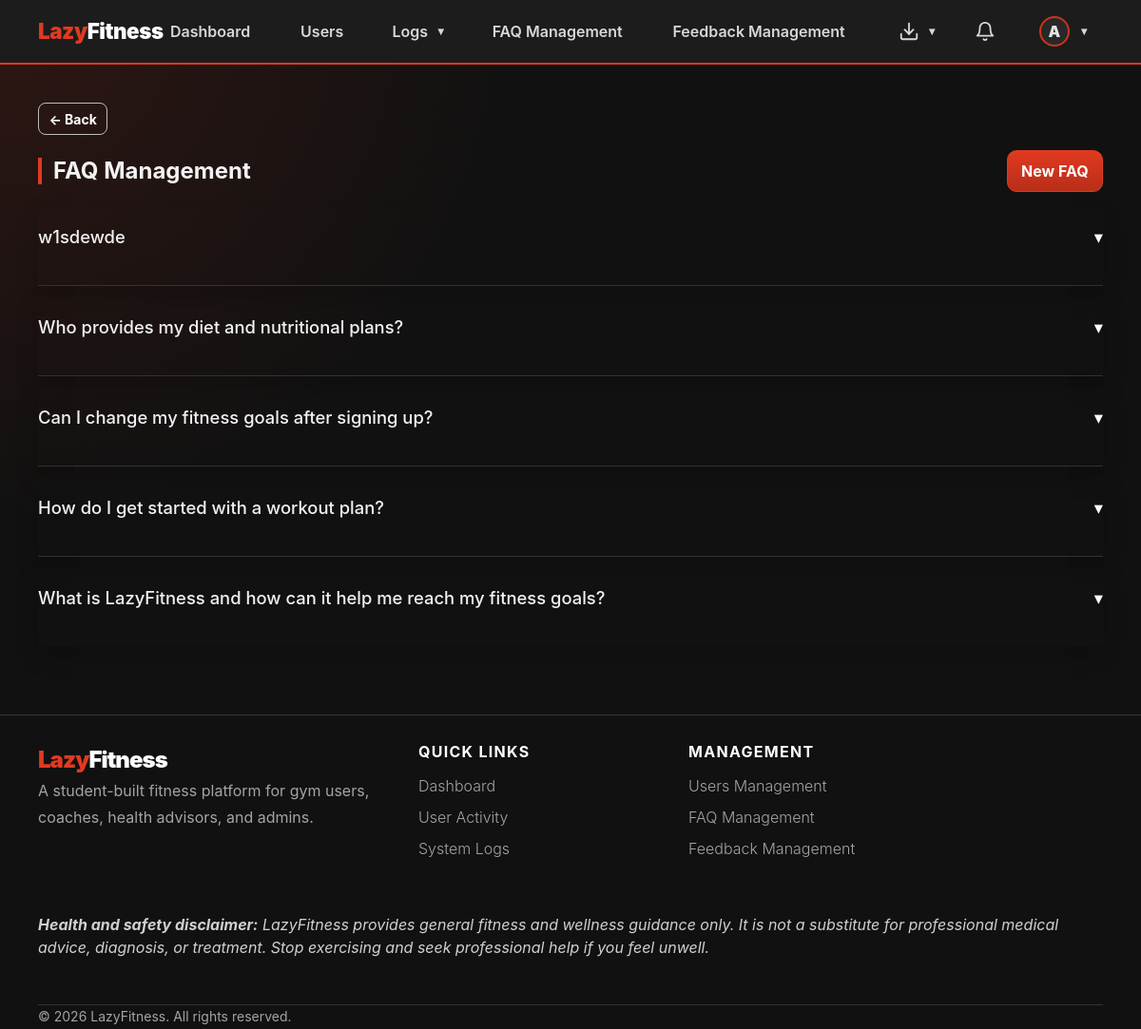
The page /admin-panel/faq/ (signed in) on the database its author committed.
### apps/accounts/models.py (models this page shows, shortened)
class User(AbstractBaseUser, PermissionsMixin):
    ROLE_CHOICES = [
        ('gym_user',       'Gym User'),
        ('fitness_coach',  'Fitness Coach'),
        ('health_advisor', 'Health Advisor'),
        ('admin',          'Admin'),
    ]
    username_validator = RegexValidator(
        regex=r'^[\w.@+-]+$',
        message='Username may contain letters, numbers, and @/./+/-/_ characters only.',
    )
    username    = models.CharField(max_length=150, unique=True, validators=[username_validator])
    email       = models.EmailField(unique=True)
    profile_picture = models.ImageField(
        upload_to='profile_pictures/',
        blank=True,
        null=True,
        help_text='Optional profile picture used across LazyFitness.',
    )
    role        = models.CharField(max_length=20, choices=ROLE_CHOICES)
    is_active   = models.BooleanField(default=True)   # userStatus
    is_staff    = models.BooleanField(default=False)
    date_joined = models.DateTimeField(auto_now_add=True)
    USERNAME_FIELD  = 'username'
    REQUIRED_FIELDS = ['email', 'role']
    objects = UserManager()
    @property
    def display_name(self):
        profile_fields = [
            ('gymuser', 'user_name'),
            ('coach', 'coach_name'),
            ('healthadvisor', 'advisor_name'),
            ('adminprofile', 'admin_name'),
        ]
        for relation, field in profile_fields:
            try:
                profile = getattr(self, relation)
            except Exception:
                profile = None
            value = getattr(profile, field, '') if profile else ''
            if value:
                return value
        return self.username or self.email
    @property
    def avatar_initial(self):
        name = self.display_name or self.username or self.email or '?'
        return name.strip()[:1].upper()
    @property
    def is_gym_user(self):
        return self.role == 'gym_user'
    @property
    def is_coach(self):
        return self.role == 'fitness_coach'
    @property
    def is_health_advisor(self):
        return self.role == 'health_advisor'
    @property
    def is_admin_user(self):
        return self.role == 'admin'

### apps/admin_panel/models.py (models this page shows, shortened)
class AdminProfile(models.Model):
    user = models.OneToOneField(User, on_delete=models.CASCADE, primary_key=True)
    admin_name = models.CharField(max_length=255)

class FAQ(models.Model):
    admin = models.ForeignKey(AdminProfile, on_delete=models.SET_NULL, null=True, related_name='faqs')
    question = models.CharField(max_length=500)
    answer = models.TextField()
    created_at = models.DateTimeField(auto_now_add=True)
    updated_at = models.DateTimeField(auto_now=True)

### apps/admin_panel/views.py (the view)
# urls.py: path('faq/', views.faq_list, name='faq_list'),
@admin_required
def faq_list(request):
    faqs = FAQ.objects.select_related('admin').order_by('-updated_at')
    return render(request, 'admin_panel/faq_list.html', {'faqs': faqs})

### apps/gym_user/messaging.py (called while the page is built)
def unread_count_for_user(user, conversations=None):
    qs = Message.objects.exclude(sender=user).exclude(read_by=user)
    if conversations is not None:
        qs = qs.filter(conversation__in=conversations)
    else:
        qs = qs.filter(conversation__participants=user)
    return qs.distinct().count()

### lazyfitness/view_helpers.py (called while the page is built)
def role_fallback_url(user):
    if getattr(user, 'is_authenticated', False):
        if getattr(user, 'role', '') == 'gym_user':
            return reverse('gym_user:dashboard')
        if getattr(user, 'role', '') == 'fitness_coach':
            return reverse('coach:dashboard')
        if getattr(user, 'role', '') == 'health_advisor':
            return reverse('health_advisor:dashboard')
        if getattr(user, 'role', '') == 'admin':
            return reverse('admin_panel:dashboard')
    return reverse('landing')

### templates/admin_panel/faq_list.html (shortened to what this page needs)
{% extends "shared/base.html" %}
{% block content %}
<div class="d-flex justify-content-between align-items-center mb-3">
    <h2 class="section-title mb-0">FAQ Management</h2>
    <a class="btn btn-primary" href="{% url 'admin_panel:faq_create' %}">New FAQ</a>
</div>
<div class="accordion" id="faqAccordion">
    {% for faq in faqs %}
    <div class="accordion-item lf-faq-item mb-3">
        <h2 class="accordion-header">
            <button class="accordion-button collapsed" type="button" data-lf-toggle="collapse" data-lf-target="#faq{{ faq.id }}">
                {{ faq.question }}
            </button>
        </h2>
    </div>
    {% empty %}
    <div class="card p-4 text-center text-secondary bg-transparent border-secondary">No FAQ entries yet.</div>
    {% endfor %}
</div>
{% endblock %}

### templates/shared/base.html (shortened to what this page needs)
{% load static %}
<!DOCTYPE html>
<html lang="en">
<head>
  <link href="{% static 'css/lazyfitness.css' %}" rel="stylesheet">
</head>
<body>
<nav class="navbar navbar-expand-lg navbar-dark sticky-top" aria-label="Primary navigation">
  <div class="container nav-container">
    {% if user.is_authenticated %}
      {% if user.is_gym_user %}
        <a class="navbar-brand" href="{% url 'gym_user:dashboard' %}">Lazy<span class="text-white">Fitness</span></a>
      {% elif user.is_coach %}
        <a class="navbar-brand" href="{% url 'coach:dashboard' %}">Lazy<span class="text-white">Fitness</span></a>
      {% elif user.is_health_advisor %}
        <a class="navbar-brand" href="{% url 'health_advisor:dashboard' %}">Lazy<span class="text-white">Fitness</span></a>
      {% elif user.is_admin_user %}
        <a class="navbar-brand" href="{% url 'admin_panel:dashboard' %}">Lazy<span class="text-white">Fitness</span></a>
      {% else %}
        <a class="navbar-brand" href="{% url 'landing' %}">Lazy<span class="text-white">Fitness</span></a>
      {% endif %}
    {% else %}
      <a class="navbar-brand" href="{% url 'landing' %}">Lazy<span class="text-white">Fitness</span></a>
    {% endif %}
    <div class="navbar-collapse collapse" id="nav">
      {% if user.is_authenticated %}
        <ul class="navbar-nav main-nav mx-auto align-items-lg-center justify-content-lg-center flex-grow-1 gap-lg-4 px-lg-3 flex-nowrap">
          {% if user.is_gym_user %}
            <li class="nav-item"><a class="nav-link" href="{% url 'gym_user:dashboard' %}">Dashboard</a></li>
            <li class="nav-item dropdown profile-hover-dropdown">
              <a class="nav-link dropdown-toggle" href="#" data-lf-toggle="dropdown" data-submenu-title="My Fitness" role="button" aria-expanded="false">My Fitness</a>
              <ul class="dropdown-menu dropdown-menu-dark profile-centered-menu">
                <li><a class="dropdown-item" href="{% url 'gym_user:goal_list' %}">Goals</a></li>
                <li><a class="dropdown-item" href="{% url 'gym_user:workout_select' %}">Workouts</a></li>
                <li><a class="dropdown-item" href="{% url 'gym_user:schedule' %}">Schedule</a></li>
                <li><a class="dropdown-item" href="{% url 'gym_user:progress' %}">Progress</a></li>
              </ul>
            </li>
            <li class="nav-item"><a class="nav-link" href="{% url 'gym_user:recommendation_list' %}">Health Recommendations</a></li>
            <li class="nav-item"><a class="nav-link" href="{% url 'accounts:submit_feedback' %}">Feedback</a></li>
            <li class="nav-item"><a class="nav-link" href="{% url 'faq_public' %}">FAQ</a></li>
          {% elif user.is_admin_user %}
            <li class="nav-item"><a class="nav-link" href="{% url 'admin_panel:dashboard' %}">Dashboard</a></li>
            <li class="nav-item"><a class="nav-link" href="{% url 'admin_panel:user_list' %}">Users</a></li>
            <li class="nav-item dropdown profile-hover-dropdown">
              <a class="nav-link dropdown-toggle" href="#" data-lf-toggle="dropdown" data-submenu-title="Logs" role="button" aria-expanded="false">Logs</a>
            </li>
            <li class="nav-item"><a class="nav-link" href="{% url 'admin_panel:faq_list' %}">FAQ Management</a></li>
            <li class="nav-item"><a class="nav-link" href="{% url 'admin_panel:feedback_list' %}">Feedback Management</a></li>
          {% endif %}
        </ul>
        <ul class="navbar-nav nav-actions ms-lg-auto align-items-center gap-2 gap-lg-3 flex-row flex-nowrap justify-content-end">
          {% if user.is_admin_user %}
            <li class="nav-item dropdown profile-hover-dropdown ms-2">
              <a class="nav-link nav-icon-link dropdown-toggle" href="#" data-lf-toggle="dropdown" data-submenu-title="Exports" role="button" aria-expanded="false" aria-label="Exports">
                <div class="icon-wrapper">
                  <svg width="22" height="22" viewBox="0 0 24 24" fill="none" stroke="currentColor" stroke-width="2" stroke-linecap="round" stroke-linejoin="round">
                    <path d="M21 15v4a2 2 0 0 1-2 2H5a2 2 0 0 1-2-2v-4"></path>
                    <polyline points="7 10 12 15 17 10"></polyline>
                    <line x1="12" y1="15" x2="12" y2="3"></line>
                  </svg>
                </div>
              </a>
            </li>
          {% endif %}
          <li class="nav-item">
            <a class="nav-link nav-icon-link" href="{% url 'accounts:notifications' %}" title="Notifications">
              <div class="icon-wrapper">
                <svg width="22" height="22" viewBox="0 0 24 24" fill="none" stroke="currentColor" stroke-width="2" stroke-linecap="round" stroke-linejoin="round"><path d="M18 8A6 6 0 0 0 6 8c0 7-3 9-3 9h18s-3-2-3-9"></path><path d="M13.73 21a2 2 0 0 1-3.46 0"></path></svg>
              </div>
            </a>
          </li>
          <li class="nav-item dropdown profile-hover-dropdown ms-1 flex-shrink-0">
            <a class="nav-link d-flex align-items-center gap-2 dropdown-toggle" href="#" role="button" data-lf-toggle="dropdown" data-submenu-title="Account" aria-expanded="false" aria-label="Account">
              {% if user.profile_picture %}
                <img src="{{ user.profile_picture.url }}" alt="{{ user.username }} profile picture" class="rounded-circle avatar-sm">
              {% else %}
                <span class="avatar-initial-sm">{{ user.avatar_initial }}</span>
              {% endif %}
            </a>
          </li>
        </ul>
      {% endif %}
    </div>
  </div>
</nav>
<main class="container mt-4 pb-5">
  {% if user.is_authenticated %}
    <div class="mb-3">
      <button class="btn btn-outline-light btn-sm" type="button" data-lf-back data-fallback="{{ nav_back_fallback|default:'/' }}">← Back</button>
    </div>
  {% endif %}
  {% block content %}{% endblock %}
</main>
<footer class="site-footer py-5 mt-4">
  <div class="container">
    <div class="row gy-4">
      <div class="col-lg-6 col-md-12 footer-brand">
        <div class="footer-logo">Lazy<span>Fitness</span></div>
        <p class="footer-copy text-muted pe-lg-5">A student-built fitness platform for gym users, coaches, health advisors, and admins.</p>
      </div>
      {% if user.is_authenticated %}
        <div class="col-lg-3 col-md-6">
          <h5 class="footer-heading">Quick Links</h5>
          <ul class="footer-links">
            {% if user.is_gym_user %}
              <li class="footer-link"><a href="{% url 'gym_user:dashboard' %}">Dashboard</a></li>
              <li class="footer-link"><a href="{% url 'gym_user:workout_select' %}">Workouts</a></li>
              <li class="footer-link"><a href="{% url 'gym_user:schedule' %}">Schedule</a></li>
              <li class="footer-link"><a href="{% url 'gym_user:progress' %}">Progress</a></li>
              <li class="footer-link"><a href="{% url 'gym_user:recommendation_list' %}">Health Recommendations</a></li>
            {% elif user.is_admin_user %}
              <li class="footer-link"><a href="{% url 'admin_panel:dashboard' %}">Dashboard</a></li>
              <li class="footer-link"><a href="{% url 'admin_panel:login_activity_list' %}">User Activity</a></li>
              <li class="footer-link"><a href="{% url 'admin_panel:system_log_list' %}">System Logs</a></li>
            {% endif %}
          </ul>
        </div>
        <div class="col-lg-3 col-md-6">
          {% if user.is_admin_user %}
            <h5 class="footer-heading">Management</h5>
            <ul class="footer-links">
              <li class="footer-link"><a href="{% url 'admin_panel:user_list' %}">Users Management</a></li>
              <li class="footer-link"><a href="{% url 'admin_panel:faq_list' %}">FAQ Management</a></li>
              <li class="footer-link"><a href="{% url 'admin_panel:feedback_list' %}">Feedback Management</a></li>
            </ul>
          {% else %}
            <h5 class="footer-heading">Support</h5>
            <ul class="footer-links">
              <li class="footer-link"><a href="{% url 'accounts:submit_feedback' %}">Feedback</a></li>
              <li class="footer-link"><a href="{% url 'faq_public' %}">FAQ</a></li>
            </ul>
          {% endif %}
        </div>
      {% endif %}
    </div>
    <div class="lf-footer-disclaimer py-4 mt-4"><i>
        <strong>Health and safety disclaimer:</strong>
        LazyFitness provides general fitness and wellness guidance only. It is not a substitute for professional medical advice, diagnosis, or treatment. Stop exercising and seek professional help if you feel unwell.
    </i></div>
    <div class="footer-bottom mt-4 pt-4 border-top">
      <p class="footer-copy small mb-0">© {% now "Y" %} LazyFitness. All rights reserved.</p>
    </div>
  </div>
</footer>
</body>
</html>

### rows shown on the page
User: avatar_initial "A"
FAQ: question "w1sdewde"
FAQ: question "Who provides my diet and nutritional plans?"
FAQ: question "Can I change my fitness goals after signing up?"
FAQ: question "How do I get started with a workout plan?"
FAQ: question "What is LazyFitness and how can it help me reach my fitness goals?"
